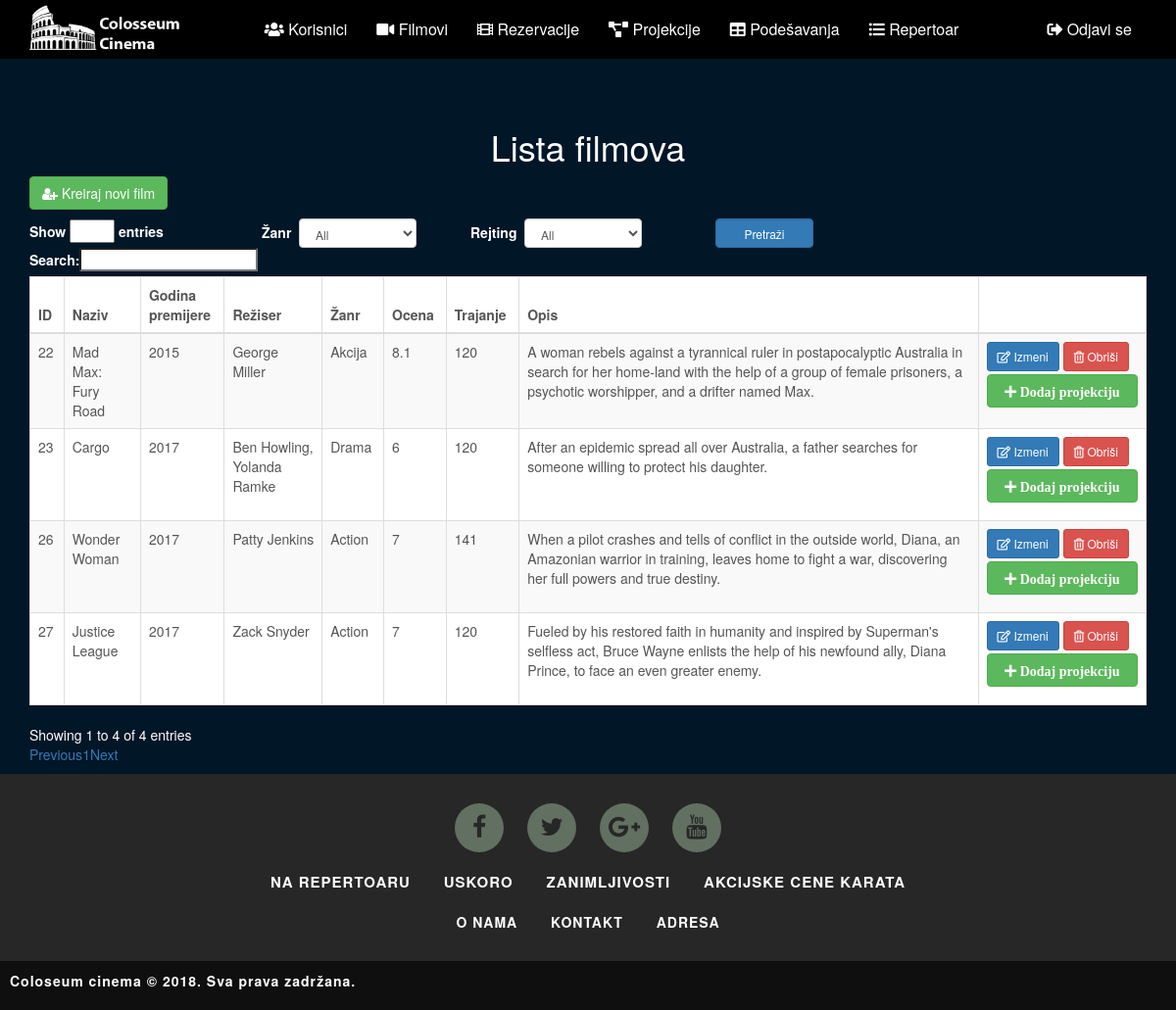
The app's page /film (signed in), older data.
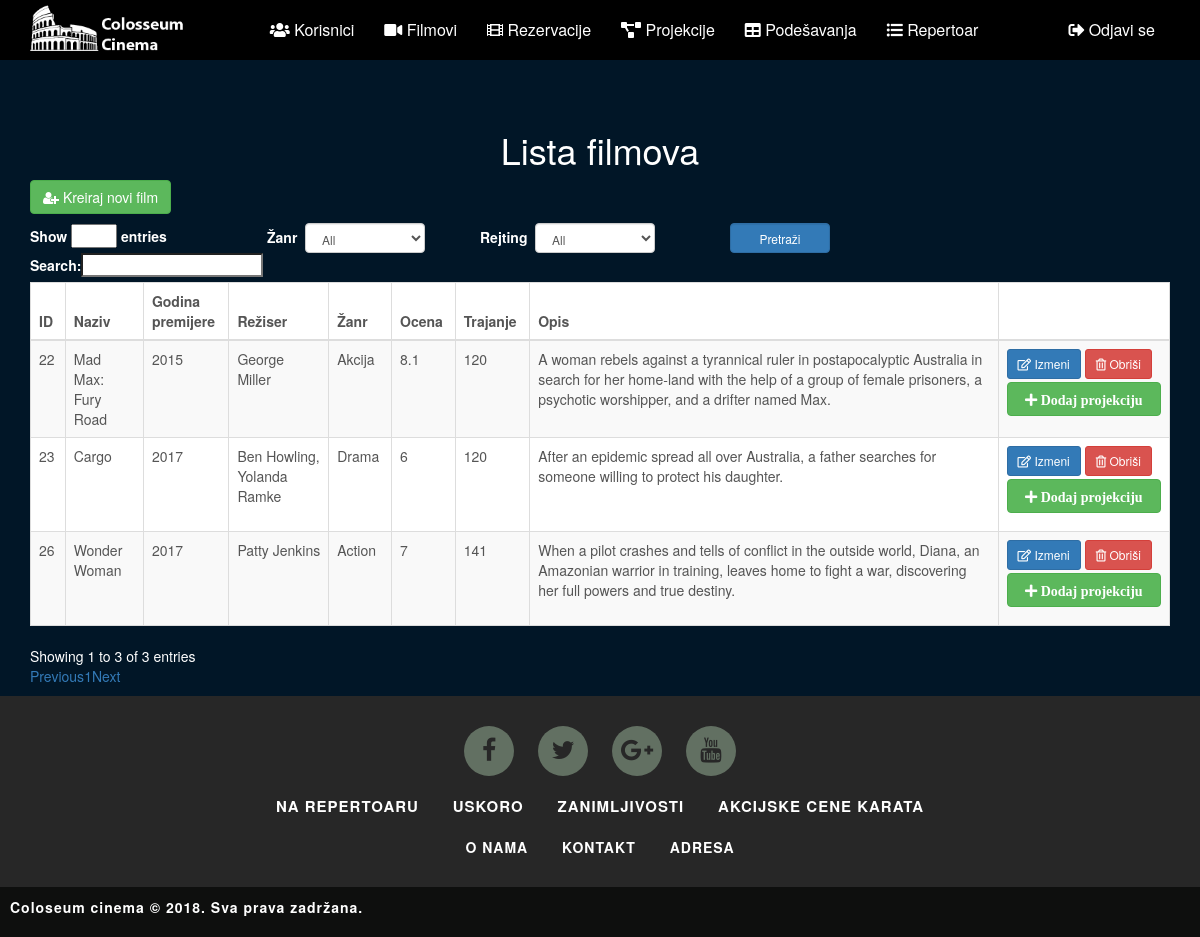
The same page, newer data.
### tables this page shows
CREATE TABLE `film` (
  `id` int(11) NOT NULL,
  `name` varchar(255) NOT NULL,
  `year` int(11) NOT NULL,
  `director` varchar(255) NOT NULL,
  `genre` varchar(255) NOT NULL,
  `durationTime` int(11) NOT NULL,
  `description` varchar(255) NOT NULL,
  `rating` double NOT NULL,
  `youtube_url` varchar(255) NOT NULL,
  `path` varchar(255) NOT NULL DEFAULT 'web/images/no-image.png'
);

### controllers/film.php (called while the page is built, shortened)
<?php
class Film extends Controller
{
    public function index()
    {
        $this->view->filmList = $this->model->filmList();
        $this->view->title = 'Lista filmova';
        $this->view->render('film/index');
    }
}

### index.php (called while the page is built, shortened)
<?php
require 'libs/Controller.php';
require 'libs/Model.php';
require 'libs/Database.php';
$app = new Bootstrap();

### libs/Database.php (called while the page is built, shortened)
<?php
class Database extends PDO
{
    public function findAll($table)
    {
        try {
            $sth = $this->prepare("SELECT * FROM $table");
            $sth->execute();
            return $sth->fetchAll();
        } catch (PDOException $ex) {
            echo $ex->getMessage();
            return null;
        }
    }
}

### models/film_model.php (called while the page is built, shortened)
<?php
class Film_Model extends Model
{
    public function filmList()
    {
        return $this->db->findAll(TABLE_FILM);
    }
}

### libs/Controller.php (called while the page is built, shortened)
<?php
class Controller
{
    public function loadModel($name)
    {
        $path = 'models/' . $name . '_model.php';
        if (file_exists($path)) {
            $this->model = new $modelName();
        }
    }
}

### libs/Model.php (called while the page is built)
<?php
class Model {
	function __construct() {
        $this->db = new Database(DB_TYPE, DB_HOST, DB_NAME, DB_USER, DB_PASS);
	}
}

### views/film/index.php (the view, shortened to what the changed rows need)
<div class="film-content">
    <div class="container">
        <h1 class="text-center">Lista filmova</h1>
        <div class="browseMovies">
            <form action="<?php URL; ?>film/browseFilm" method="get">
                <div class="form-row">
                    <div class="form-group col-md-6 genre">
                        <label>Žanr</label>
                        <?php
                            $genres = array('Action','Adventure','Animation','Biography','Comedy','Crime','Documentary','Drama',
                                            'Family','Fantasy','Film-Noir','Game-Show','History','Horror','Music','Musical','Mystery',
                                            'News','Reality-TV','Romance','Sci-Fi','Sport','Talk-Show','Thriller','War','Western');
                           $select_genre = '<select class="form-control" name="genre"><option value="0">All</option>';
                           for($i = 0; $i < sizeof($genres); $i++)
                           {
                               $select_genre .= '<option value="'.$genres["$i"].'">'.$genres["$i"].'</option>';
                           }
                           $select_genre .= '</select>';
                            echo $select_genre;
                        ?>
                    </div>
                        <div class="form-group col-md-6 rating">
                            <label>Rejting</label>
                        <?php
                            $select_rating = '<select class="form-control"name="rating"><option value="0">All</option>';
                            for($i = 9; $i > 0; $i--)
                            {
                                $select_rating .= '<option value="' . $i . '">' . $i . '+</option>';
                            }
                            $select_rating .= '</select>';
                            echo $select_rating;
                        ?>
                        </div>
                </div>
                <div class="form-row">
                    <div class="form-group col-md-3">
                        <button type="submit" class="btn btn-primary btn-block form-control">Pretraži</button>
                    </div>
                </div>
            </form>
        </div>
        <div class="create">
                <button onclick="document.getElementById('film-form').style.display='block'" style="width:auto;"
                        class="btn btn-success"><i class="fa fa-user-plus"></i> Kreiraj novi film
                </button>
                <div class="table-responsive" >
                    <table id="film-table" class="table table-striped table-bordered table-hover">
                        <thead>
                        <tr>
                            <th>ID</th>
                            <th>Naziv</th>
                            <th>Godina premijere</th>
                            <th>Režiser</th>
                            <th>Žanr</th>
                            <th>Ocena</th>
                            <th>Trajanje</th>
                            <th>Opis</th>
                            <th></th>
                        </tr>
                        </thead>
                        <?php
                        foreach ($this->filmList as $key => $value) {
                            echo '<tr>';
                            echo '<td>' . $value['id'] . '</td>';
                            echo '<td>' . $value['name'] . '</td>';
                            echo '<td>' . $value['year'] . '</td>';
                            echo '<td>' . $value['director'] . '</td>';
                            echo '<td>' . $value['genre'] . '</td>';
                            echo '<td>' . $value['rating'] . '</td>';
                            echo '<td>' . $value['durationTime'] . '</td>';
                            echo '<td>' . $value['description'] . '</td>';
                            echo    '<td class="proba">
                                        <a href="' . URL . 'film/edit/' . $value['id'] . '"><button class="btn btn-primary btn-sm">
                                        <i class="far fa-edit"></i> Izmeni</button></a>
                                        <a href="' . URL . 'film/delete/' . $value['id'] . '"><button class="btn btn-danger btn-sm">
                                        <i class="far fa-trash-alt"></i> Obriši</button></a>
                                        <a href="'.URL.'projection/index/' . $value['id'] .'"><button class="btn btn-success btn-block" style="margin-top: 3px">
                                        <i class="fas fa-plus"> Dodaj projekciju</i></button></a>
                                    </td>';
                            echo '</tr>';
                        }
                        ?>
                    </table>
                </div>
        </div>
    </div>
</div>

Row changes from the older to the newer data that the page shows:
removed film: id "27", name "Justice League", year "2017", director "Zack Snyder", genre "Action", rating "7", durationTime "120", description "Fueled by his restored faith in humanity and inspired by Superman's selfless act, Bruce Wayne enlists the help of his newfound ally, Diana Prince, to face an even greater enemy."
Text that changed along with them:
text written by a page script: "Show entries Search: Showing 1 to 4 of 4 entries Previous 1 Next" → "Show entries Search: Showing 1 to 3 of 3 entries Previous 1 Next"
